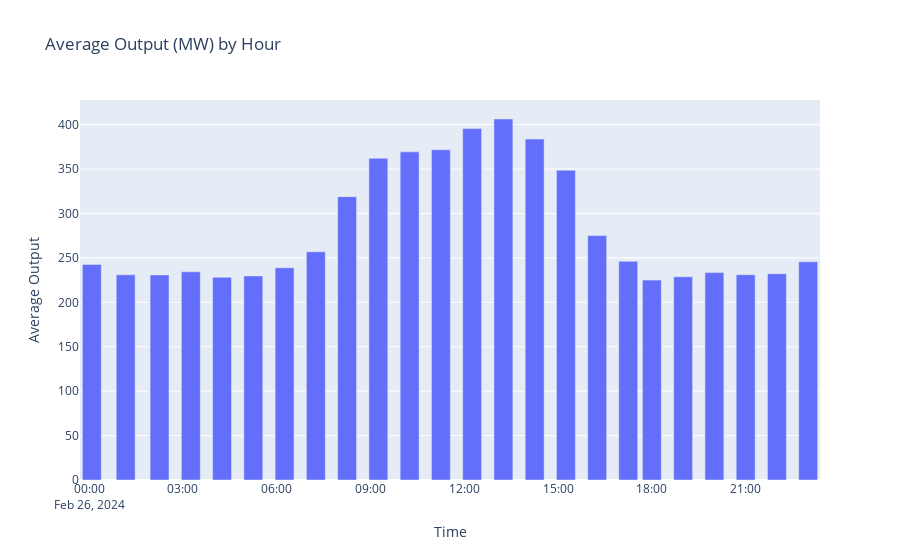

The notebook cell saved with this chart:
### Markdown cell above
## Average output MW in one-hour chunks

### Code cell
energy_output_averaged_by_hour = get_data_averaged_by_hour(other_renewable_energy_output, "Other Renewables")
show_chart(energy_output_averaged_by_hour, "Time", "Average Output", "Average Output (MW) by Hour")

### Figure 1 — Plotly figure (JSON) as saved in the notebook; plotly's stock layout.template omitted (floating-point values rounded to 4 significant figures)
{"data": [{"alignmentgroup": "True", "hovertemplate": "Time=%{x}<br>Average Output=%{y}<extra></extra>", "legendgroup": "", "marker": {"color": "#636efa", "pattern": {"shape": ""}}, "name": "", "offsetgroup": "", "orientation": "v", "showlegend": false, "textposition": "auto", "type": "bar", "x": ["2024-02-26T00:05:00-05:00", "2024-02-26T01:10:00-05:00", "2024-02-26T02:15:00-05:00", "2024-02-26T03:15:00-05:00", "2024-02-26T04:15:00-05:00", "2024-02-26T05:15:00-05:00", "2024-02-26T06:15:00-05:00", "2024-02-26T07:15:00-05:00", "2024-02-26T08:15:00-05:00", "2024-02-26T09:15:00-05:00", "2024-02-26T10:15:00-05:00", "2024-02-26T11:15:00-05:00", "2024-02-26T12:15:00-05:00", "2024-02-26T13:15:00-05:00", "2024-02-26T14:15:00-05:00", "2024-02-26T15:15:00-05:00", "2024-02-26T16:15:00-05:00", "2024-02-26T17:14:37-05:00", "2024-02-26T18:00:00-05:00", "2024-02-26T19:00:00-05:00", "2024-02-26T20:00:00-05:00", "2024-02-26T21:00:00-05:00", "2024-02-26T22:00:00-05:00", "2024-02-26T23:00:00-05:00"], "xaxis": "x", "y": [242.6, 230.9, 230.8, 234.3, 228.2, 229.7, 238.9, 256.9, 318.9, 362.2, 369.3, 371.7, 395.5, 406.3, 383.8, 348.7, 275.1, 246.1, 225, 228.8, 233.4, 231.1, 232.2, 245.6], "yaxis": "y"}], "layout": {"autosize": true, "barmode": "relative", "legend": {"tracegroupgap": 0}, "title": {"text": "Average Output (MW) by Hour"}, "xaxis": {"anchor": "y", "autorange": true, "domain": [0, 1], "range": ["2024-02-25 23:42:18.5", "2024-02-26 23:22:41.5"], "title": {"text": "Time"}, "type": "date"}, "yaxis": {"anchor": "x", "autorange": true, "domain": [0, 1], "range": [0, 427.7], "title": {"text": "Average Output"}, "type": "linear"}}}
